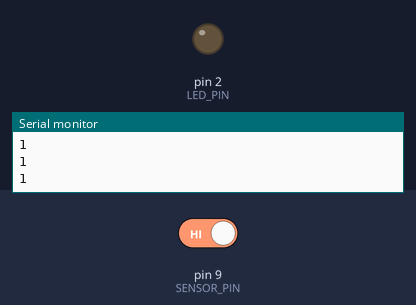
The program below on a simulated Arduino Uno, built with avr-gcc and run on an emulated ATmega328P. On the bench: output pins drawn as LEDs (lit = HIGH), the last lines printed to the serial monitor. The test bench sets the inputs (shaded band); at power-on: pin 9 (SENSOR_PIN) HIGH.

Above: at 1.2 s.
1.3 s: pin 9 (SENSOR_PIN) driven LOW
At 2.5 s:
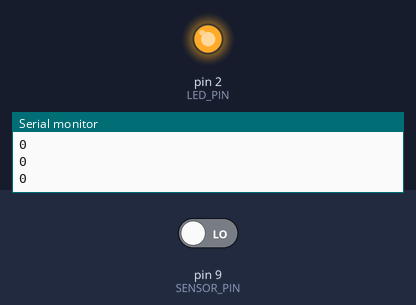
2.8 s: pin 9 (SENSOR_PIN) driven HIGH
At 3.8 s:
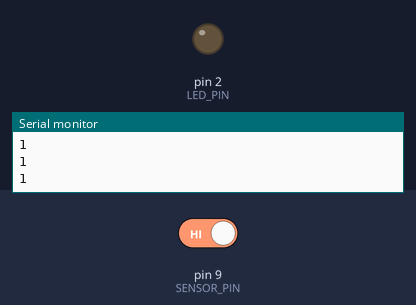
Timing chart, 0 to 5.8 s (numbered marks = the images above; inputs shaded):
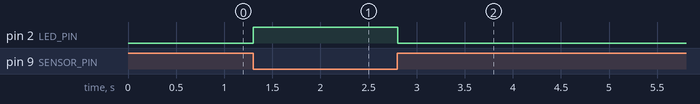

Measured:
- after the input at 1.3 s, pin 2 (LED_PIN): LOW → HIGH at once
- after the input at 2.8 s, pin 2 (LED_PIN): HIGH → LOW at once

The program:

main.cpp
```cpp
#include "Arduino.h"

const int SENSOR_PIN = 9;
const int LED_PIN = 2;

void setup() {
	Serial.begin(9600);

	pinMode(SENSOR_PIN, INPUT);
	pinMode(LED_PIN, OUTPUT);
}

void loop() {
	int isMagneticFieldPresent = digitalRead(SENSOR_PIN);

	digitalWrite(LED_PIN, isMagneticFieldPresent == 0 ? HIGH : LOW);

	Serial.println(isMagneticFieldPresent);

	delay(100);
}
```
